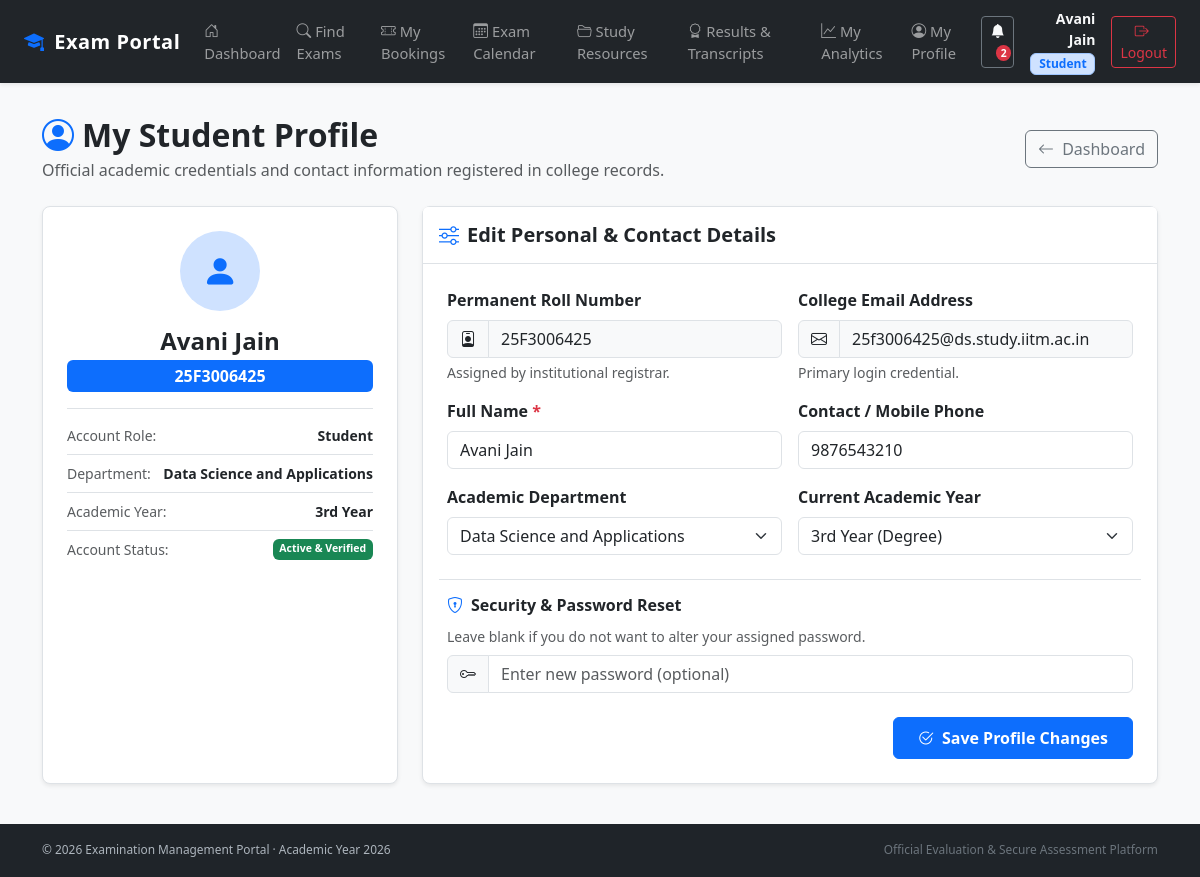
The app's page /student/profile (signed in) with its own data.
### models.py (models this page shows, shortened)
class User(db.Model):
    id = db.Column(db.Integer, primary_key=True)
    name = db.Column(db.String(100), nullable=False)
    email = db.Column(db.String(100), unique=True, nullable=False)
    password_hash = db.Column(db.String(200), nullable=False)
    role = db.Column(db.String(20), nullable=False)
    is_approved = db.Column(db.Boolean, default=False)
    is_active = db.Column(db.Boolean, default=True)

class StudentProfile(db.Model):
    id = db.Column(db.Integer, primary_key=True)
    user_id = db.Column(
        db.Integer, db.ForeignKey("user.id"), unique=True, nullable=False
    )
    roll_number = db.Column(db.String(50), unique=True, nullable=False)
    department = db.Column(db.String(100))
    year = db.Column(db.String(50))
    phone = db.Column(db.String(20))
    user = db.relationship(
        "User", backref=db.backref("student_profile", uselist=False)
    )

### app.py (the view, shortened to what this page needs)
@app.route("/student/profile", methods=["GET", "POST"])
@role_required("Student")
def student_profile():
    student_id = session["user_id"]
    student = User.query.get_or_404(student_id)
    profile = student.student_profile
    if not profile:
        roll = student.email.split("@")[0].upper()
        profile = StudentProfile(user_id=student_id, roll_number=roll)
        db.session.add(profile)
        db.session.commit()
    return render_template(
        "student_profile.html",
        student=student,
        profile=profile
    )

### templates/student_profile.html (shortened to what this page needs)
{% extends "base.html" %}
{% block content %}
<div class="container my-4">
    <div class="d-flex justify-content-between align-items-center mb-4 flex-wrap gap-2">
        <div>
            <h2 class="fw-bold mb-1"><i class="bi bi-person-circle me-2 text-primary"></i>My Student Profile</h2>
            <p class="text-muted mb-0">Official academic credentials and contact information registered in college records.</p>
        </div>
        <div>
            <a href="{{ url_for('student_dashboard') }}" class="btn btn-outline-secondary">
                <i class="bi bi-arrow-left me-1"></i> Dashboard
            </a>
        </div>
    </div>
    <div class="row g-4">
        <div class="col-lg-4">
            <div class="card shadow-sm border text-center p-4 h-100 bg-white">
                <div class="rounded-circle bg-primary-subtle text-primary mx-auto mb-3 d-flex align-items-center justify-content-center" style="width: 80px; height: 80px; font-size: 2.2rem;">
                    <i class="bi bi-person-fill"></i>
                </div>
                <h4 class="fw-bold text-dark mb-1">{{ student.name }}</h4>
                <div class="badge bg-primary fs-6 py-2 px-3 mb-3">{{ profile.roll_number or 'ROLL-NOT-SET' }}</div>
                <ul class="list-group list-group-flush text-start small border-top pt-2">
                    <li class="list-group-item d-flex justify-content-between px-0">
                        <span class="text-muted">Account Role:</span>
                        <span class="fw-semibold">{{ student.role }}</span>
                    </li>
                    <li class="list-group-item d-flex justify-content-between px-0">
                        <span class="text-muted">Department:</span>
                        <span class="fw-semibold text-end">{{ profile.department or 'Data Science & Applications' }}</span>
                    </li>
                    <li class="list-group-item d-flex justify-content-between px-0">
                        <span class="text-muted">Academic Year:</span>
                        <span class="fw-semibold">{{ profile.year or 'Standard' }}</span>
                    </li>
                    <li class="list-group-item d-flex justify-content-between px-0">
                        <span class="text-muted">Account Status:</span>
                        <span class="badge bg-success">Active & Verified</span>
                    </li>
                </ul>
            </div>
        </div>
        <div class="col-lg-8">
            <div class="card shadow-sm border bg-white">
                <div class="card-header bg-white py-3 border-bottom">
                    <h5 class="fw-bold text-dark mb-0"><i class="bi bi-sliders me-2 text-primary"></i>Edit Personal & Contact Details</h5>
                </div>
                <div class="card-body p-4">
                    <form method="POST">
                        <div class="row g-3">
                            <div class="col-md-6">
                                <label class="form-label fw-semibold">Permanent Roll Number</label>
                                <div class="input-group">
                                    <span class="input-group-text bg-light"><i class="bi bi-person-badge"></i></span>
                                    <input type="text" class="form-control bg-light" value="{{ profile.roll_number or '' }}" readonly>
                                </div>
                                <div class="form-text">Assigned by institutional registrar.</div>
                            </div>
                            <div class="col-md-6">
                                <label class="form-label fw-semibold">College Email Address</label>
                                <div class="input-group">
                                    <span class="input-group-text bg-light"><i class="bi bi-envelope"></i></span>
                                    <input type="email" class="form-control bg-light" value="{{ student.email }}" readonly>
                                </div>
                                <div class="form-text">Primary login credential.</div>
                            </div>
                            <div class="col-md-6">
                                <label class="form-label fw-semibold">Full Name <span class="text-danger">*</span></label>
                                <input type="text" name="name" class="form-control" value="{{ student.name }}" required>
                            </div>
                            <div class="col-md-6">
                                <label class="form-label fw-semibold">Contact / Mobile Phone</label>
                                <input type="tel" name="phone" class="form-control" value="{{ profile.phone or '' }}" placeholder="e.g. 9876543210">
                            </div>
                            <div class="col-md-6">
                                <label class="form-label fw-semibold">Academic Department</label>
                                <select name="department" class="form-select">
                                    <option value="Data Science and Applications" {% if profile.department == 'Data Science and Applications' %}selected{% endif %}>Data Science and Applications</option>
                                </select>
                            </div>
                            <div class="col-md-6">
                                <label class="form-label fw-semibold">Current Academic Year</label>
                                <select name="year" class="form-select">
                                    <option value="3rd Year" {% if profile.year == '3rd Year' %}selected{% endif %}>3rd Year (Degree)</option>
                                </select>
                            </div>
                            <div class="col-12 mt-4 pt-3 border-top">
                                <h6 class="fw-bold text-dark mb-2"><i class="bi bi-shield-lock me-2 text-primary"></i>Security & Password Reset</h6>
                                <label class="form-label small text-muted">Leave blank if you do not want to alter your assigned password.</label>
                                <div class="input-group">
                                    <span class="input-group-text"><i class="bi bi-key"></i></span>
                                    <input type="password" name="new_password" class="form-control" placeholder="Enter new password (optional)">
                                </div>
                            </div>
                        </div>
                        <div class="mt-4 text-end">
                            <button type="submit" class="btn btn-primary px-4 py-2 fw-semibold">
                                <i class="bi bi-check2-circle me-1"></i> Save Profile Changes
                            </button>
                        </div>
                    </form>
                </div>
            </div>
        </div>
    </div>
</div>
{% endblock %}

### templates/base.html (shortened to what this page needs)
<!DOCTYPE html>
<html lang="en">
<head>
    <link href="https://cdn.jsdelivr.net/npm/bootstrap@5.3.3/dist/css/bootstrap.min.css" rel="stylesheet">
    <link href="https://cdn.jsdelivr.net/npm/bootstrap-icons@1.11.3/font/bootstrap-icons.min.css" rel="stylesheet">
</head>
<body>
    <nav class="navbar navbar-expand-xl navbar-dark bg-dark fixed-top shadow-sm">
        <div class="container-fluid px-3 px-lg-4">
            <a class="navbar-brand text-white" href="{% if session.get('user_role') == 'Admin' %}{{ url_for('admin_dashboard') }}{% elif session.get('user_role') == 'Examiner' %}{{ url_for('examiner_dashboard') }}{% elif session.get('user_role') == 'Student' %}{{ url_for('student_dashboard') }}{% else %}{{ url_for('login') }}{% endif %}">
                <i class="bi bi-mortarboard-fill me-1 text-primary"></i> Exam Portal
            </a>
            <div class="collapse navbar-collapse" id="navbarNav">
                <ul class="navbar-nav me-auto mb-2 mb-xl-0">
                    {% if session.get("user_role") == "Admin" %}
                        <li class="nav-item">
                            <a class="nav-link" href="{{ url_for('admin_dashboard') }}"><i class="bi bi-speedometer2 me-1"></i>Dashboard</a>
                        </li>
                        <li class="nav-item">
                            <a class="nav-link" href="{{ url_for('courses') }}"><i class="bi bi-book me-1"></i>Courses</a>
                        </li>
                        <li class="nav-item">
                            <a class="nav-link" href="{{ url_for('examinations') }}"><i class="bi bi-clipboard2-check me-1"></i>Examinations</a>
                        </li>
                        <li class="nav-item">
                            <a class="nav-link" href="{{ url_for('admin_slots') }}"><i class="bi bi-calendar-range me-1"></i>Slots</a>
                        </li>
                        <li class="nav-item">
                            <a class="nav-link" href="{{ url_for('admin_bookings') }}"><i class="bi bi-journal-bookmark me-1"></i>Bookings</a>
                        </li>
                        <li class="nav-item">
                            <a class="nav-link" href="{{ url_for('admin_users') }}"><i class="bi bi-people me-1"></i>Students & Users</a>
                        </li>
                        <li class="nav-item">
                            <a class="nav-link" href="{{ url_for('admin_examiner_analytics') }}"><i class="bi bi-person-check me-1"></i>Examiner Tracking</a>
                        </li>
                        <li class="nav-item">
                            <a class="nav-link" href="{{ url_for('performance_analytics') }}"><i class="bi bi-graph-up-arrow me-1"></i>Analytics</a>
                        </li>
                        <li class="nav-item">
                            <a class="nav-link" href="{{ url_for('admin_announcements') }}"><i class="bi bi-megaphone me-1"></i>Announcements</a>
                        </li>
                    {% elif session.get("user_role") == "Student" %}
                        <li class="nav-item">
                            <a class="nav-link" href="{{ url_for('student_dashboard') }}"><i class="bi bi-house-door me-1"></i>Dashboard</a>
                        </li>
                        <li class="nav-item">
                            <a class="nav-link" href="{{ url_for('student_examinations') }}"><i class="bi bi-search me-1"></i>Find Exams</a>
                        </li>
                        <li class="nav-item">
                            <a class="nav-link" href="{{ url_for('student_bookings') }}"><i class="bi bi-ticket-perforated me-1"></i>My Bookings</a>
                        </li>
                        <li class="nav-item">
                            <a class="nav-link" href="{{ url_for('student_calendar') }}"><i class="bi bi-calendar3 me-1"></i>Exam Calendar</a>
                        </li>
                        <li class="nav-item">
                            <a class="nav-link" href="{{ url_for('student_resources') }}"><i class="bi bi-folder2-open me-1"></i>Study Resources</a>
                        </li>
                        <li class="nav-item">
                            <a class="nav-link" href="{{ url_for('student_results') }}"><i class="bi bi-award me-1"></i>Results & Transcripts</a>
                        </li>
                        <li class="nav-item">
                            <a class="nav-link" href="{{ url_for('performance_analytics') }}"><i class="bi bi-graph-up me-1"></i>My Analytics</a>
                        </li>
                        <li class="nav-item">
                            <a class="nav-link" href="{{ url_for('student_profile') }}"><i class="bi bi-person-circle me-1"></i>My Profile</a>
                        </li>
                    {% endif %}
                </ul>
                {% if session.get("user_id") %}
                    <div class="d-flex align-items-center gap-3">
                        <a href="{{ url_for('notifications') }}" class="btn btn-outline-secondary btn-sm position-relative text-light" title="Notification Centre">
                            <i class="bi bi-bell-fill"></i>
                            {% if unread_notifications_count and unread_notifications_count > 0 %}
                                <span class="badge bg-danger badge-notification">{{ unread_notifications_count }}</span>
                            {% endif %}
                        </a>
                        <div class="text-light d-none d-md-block text-end">
                            <div class="small fw-semibold">{{ session.get("user_name") }}</div>
                            <span class="badge bg-primary-subtle text-primary border border-primary-subtle">{{ session.get("user_role") }}</span>
                        </div>
                        <a href="{{ url_for('logout') }}" class="btn btn-outline-danger btn-sm" title="Log out of system">
                            <i class="bi bi-box-arrow-right me-1"></i>Logout
                        </a>
                    </div>
                {% else %}
                    <div class="d-flex gap-2">
                        <a href="{{ url_for('login') }}" class="btn btn-outline-light btn-sm">Login</a>
                        <a href="{{ url_for('register') }}" class="btn btn-primary btn-sm">Register</a>
                    </div>
                {% endif %}
            </div>
        </div>
    </nav>
    <main class="py-3">
        {% block content %}{% endblock %}
    </main>
    <footer class="text-center no-print">
        <div class="container">
            <div class="d-flex justify-content-between align-items-center flex-wrap small">
                <span>&copy; {{ 2026 }} Examination Management Portal &middot; Academic Year 2026</span>
                <span class="text-secondary">Official Evaluation & Secure Assessment Platform</span>
            </div>
        </div>
    </footer>
</body>
</html>

### records on screen
User: get "Avani Jain", get "Student", name "Avani Jain", role "Student", email "25f3006425@ds.study.iitm.ac.in"
StudentProfile: roll_number "25F3006425", department "Data Science and Applications", year "3rd Year", phone "9876543210", year "3rd Year (Degree)"

### other values on screen
{{ unread_notifications_count }} "2"
{{ 2026 }} "2026"
